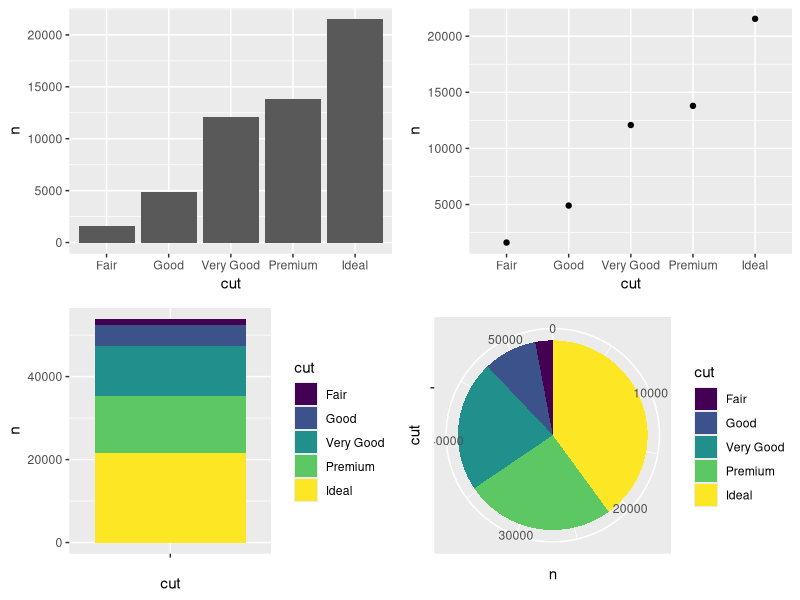
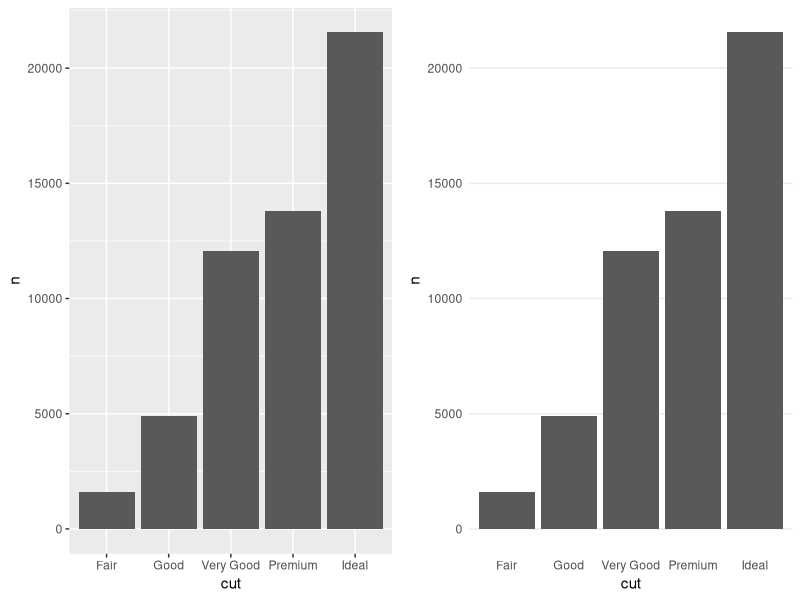
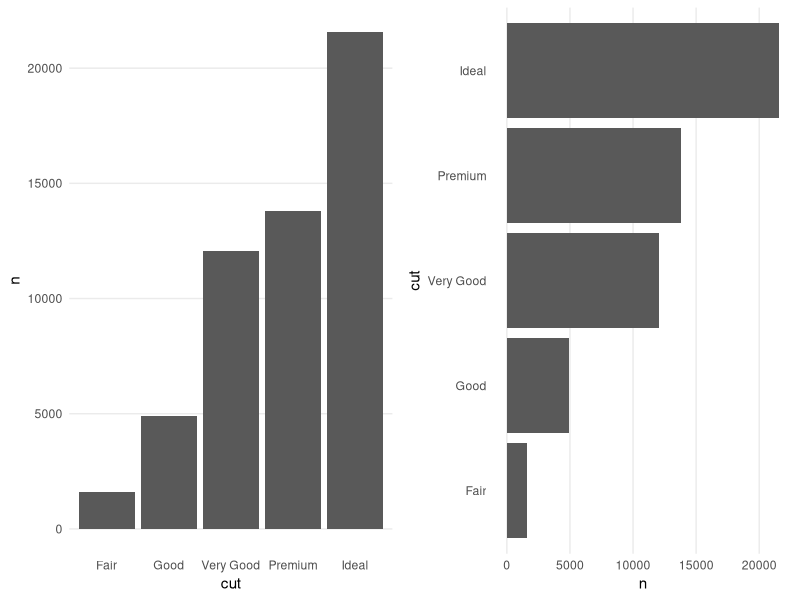
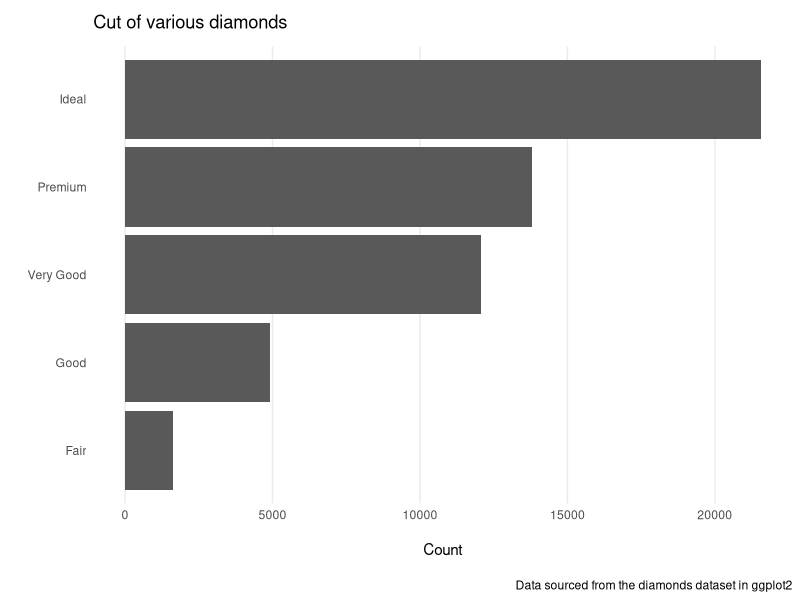
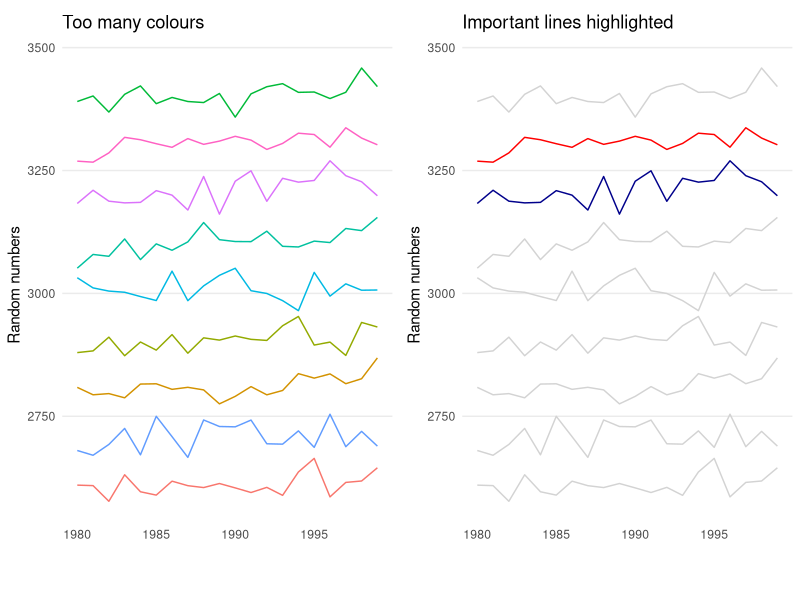
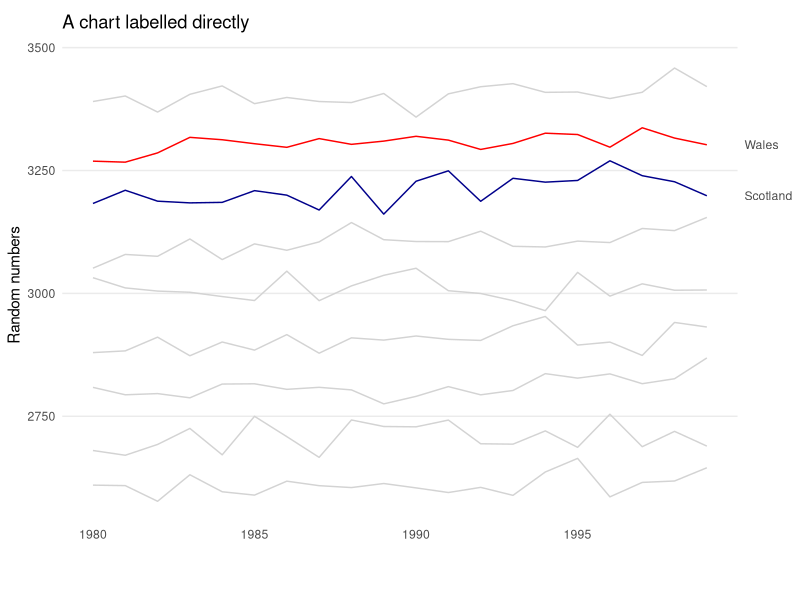
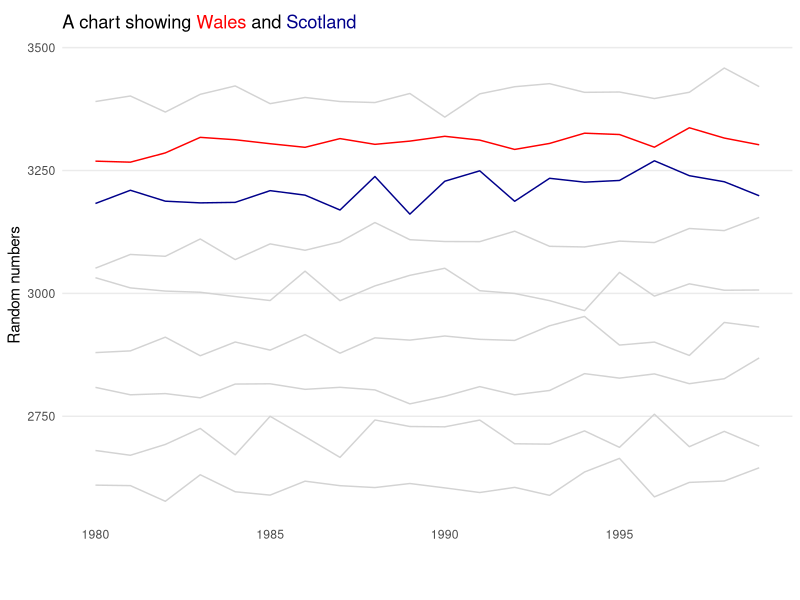
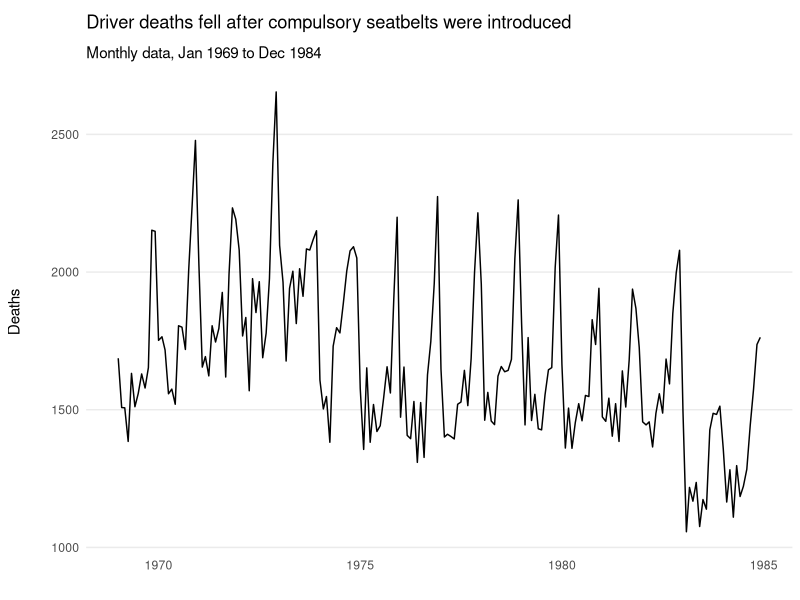

Write the R code that produced these figures, in order.
## ---- chunk 1
#| results = FALSE, warning = FALSE, message = FALSE
library(ggplot2)
library(dplyr)
library(gridExtra)
library(readr)
library(tidyr)
library(lubridate)
library(ggtext)
library(glue)
## ---- chunk 2
chart_data <- diamonds |> count(cut) |> mutate(row_num = 1:n())
  
p <- ggplot(chart_data, aes(cut, n))

p_point <- p + geom_point()
p_bar <- p + geom_bar(stat = "identity")
p_stack <- p + geom_bar(aes(x = "", fill = cut), stat = "identity")
p_pie <- p_stack + coord_polar("y")

grid.arrange(p_bar, p_point, p_stack, p_pie)
## ---- chunk 3
p_bar_minimal <- p_bar + 
  theme_minimal() +
  theme(panel.grid.major.x = element_blank(),
        panel.grid.minor = element_blank())

grid.arrange(p_bar, p_bar_minimal, nrow = 1)
## ---- chunk 4
p_bar_rotate <- p_bar_minimal + 
  coord_flip() +
  # Need to change the gridlines from before since we rotated
  theme(panel.grid.major.y = element_blank(),
        panel.grid.major.x = element_line())

grid.arrange(p_bar_minimal, p_bar_rotate, nrow = 1)
## ---- chunk 5
p_bar_titled <- p_bar_rotate +
  
  # Note x and y flipped so the following seems back to front
  
  labs(title = "Cut of various diamonds", 
       x = "", 
       y = "Count", 
       caption = "Data sourced from the diamonds dataset in ggplot2") +
  theme(plot.title = element_text(margin = margin(t = 5, b = 10)),
        axis.title.x = element_text(margin = margin(t = 15, b = 10)))
  
p_bar_titled
## ---- chunk 6
# Create some dummy data with a trend

make_fake_trend <- function (beta1) {
  
  x <- 1980:1999
  y <- 25 + beta1 * x + rnorm(length(x), sd = 20)
  
}

countries <- c("Greece", "Wales", "Scotland", "Iceland", "Ireland", "France", "England", 
               "Latvia", "Denmark")

fake <- tibble(year = 1980:1999)
beta1 <- 1.7 # Initialise

for (country in countries) {
  
  fake[,country] <- make_fake_trend(beta1)
  beta1 <- beta1 - 0.05
  
}

print(fake)

highlight_countries <- c("Scotland", "Wales")

fake <- pivot_longer(fake, cols = -year, names_to = "country") |> 
  mutate(country_other = if_else(country %in% highlight_countries, country, "Other"))


chart_colours <- rep("#D3D3D3", length(countries))
names(chart_colours) <- countries

chart_colours["Scotland"] <- "darkblue"
chart_colours["Wales"] <- "red"
names(chart_colours)[!(names(chart_colours) %in% highlight_countries)] <- "Other"

# Too many colours plot

pmess <- fake |> 
  ggplot(aes(x = year, y = value, colour = country, group = country)) +
  geom_line() +
  labs(title = "Too many colours",
       x = "",
       y = "Random numbers") +
  theme_minimal() +
    theme(plot.title = element_text(margin = margin(t = 5, b = 10)),
          axis.title.x = element_text(margin = margin(t = 15, b = 10)),
          panel.grid.major.x = element_blank(),
          panel.grid.minor = element_blank(),
          legend.position = "none") 

# A better plot

pnice <- fake |> 
  ggplot(aes(x = year, y = value, colour = country_other, group = country)) +
  geom_line() +
  labs(title = "Important lines highlighted",
       x = "",
       y = "Random numbers") +
  theme_minimal() +
    theme(plot.title = element_text(margin = margin(t = 5, b = 10)),
          axis.title.x = element_text(margin = margin(t = 15, b = 10)),
          panel.grid.major.x = element_blank(),
          panel.grid.minor = element_blank(),
          legend.position = "none") +
  scale_colour_manual(values = chart_colours)

grid.arrange(pmess, pnice, nrow = 1)



## ---- chunk 7
# Label directly
latest_points <- fake |> 
  filter(country_other != "Other") |> 
  arrange(desc(year)) |> 
  slice(1:2)

pnice +
  scale_y_continuous(
    sec.axis = dup_axis(
      breaks = latest_points$value,
      labels = latest_points$country,
      name = NULL
    )
  ) +
  labs(title = "A chart labelled directly")

# Colouring the title

# Use html to set the colours
title_html <- glue(
  "A chart showing <span style='color:{chart_colours['Wales']};'>Wales</span> 
  and <span style='color:{chart_colours['Scotland']};'>Scotland</span>"
  )

pnice +
  labs(title = title_html) +
  theme(plot.title = element_markdown())
## ---- chunk 8
# Format the data
uk_driver_deaths <- tibble(year = rep(1969:1984, each = 12),
                           month = rep(1:12, length(1969:1984)),
                           date = paste0(year, "-", month, "-01"),
                           deaths = as.vector(UKDriverDeaths)) |> 
  mutate(date = ymd(date)) # date class great for ggplot plots

# Plot
p_drivers <- ggplot(uk_driver_deaths, aes(x = date, y = deaths)) +
  geom_line() +
  labs(title = "Driver deaths fell after compulsory seatbelts were introduced",
       subtitle = "Monthly data, Jan 1969 to Dec 1984",
       x = "",
       y = "Deaths") +
  theme_minimal() +
    theme(plot.title = element_text(margin = margin(t = 5, b = 10)),
          axis.title.y = element_text(margin = margin(r = 20)),
          panel.grid.major.x = element_blank(),
          panel.grid.minor = element_blank(),
          legend.position = "none") 

p_drivers
## ---- chunk 9
p_drivers_annotated <- p_drivers +
  geom_vline(xintercept = as.Date("1983-01-31"), colour = "gray") +
  annotate("text", 
           x = as.Date("1981-01-30"), 
           y = 2380, 
           label = "Compulsory seatbelts \n introduced 31 Jan 1983",
           size = 3)

p_drivers_annotated
## ---- chunk 10

tshirt_sales <- tibble(size = c("xs", "s", "m", "l", "xl"),
                       quantity = c(101, 345, 370, 359, 243))

# Default order
p_tshirt_no_order <- ggplot(tshirt_sales, aes(x = size, y = quantity)) +
  geom_bar(stat = "identity") +
  labs(title = "Default order - alphabetical")

tshirt_sales <- mutate(tshirt_sales, 
                        size = factor(size, levels = size))

# Proper order
p_tshirt_order <- ggplot(tshirt_sales, aes(x = size, y = quantity)) +
  geom_bar(stat = "identity") +
  labs(title = "Ordered correctly - factor")

grid.arrange(p_tshirt_no_order, p_tshirt_order)

# Default order
fake |> 
  filter(year == 1999) |> 
  ggplot(aes(x = country, y = value)) +
  geom_bar(stat = "identity")

# Order low to high
fake |> 
  filter(year == 1999) |> 
  arrange(value) |> 
  mutate(country = factor(country, levels = country)) |> 
  ggplot(aes(x = country, y = value)) +
  geom_bar(stat = "identity")
## ---- chunk 11
# Original plot
p_drivers_annotated 

# Align titles to the plot not panel for a better finish
p_drivers_annotated + theme(plot.title.position = "plot")
